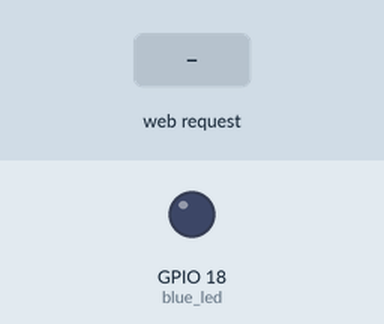
Recording of a program running on a simulated Raspberry Pi (BCM pin numbers). On the bench: output pins drawn as LEDs (lit = HIGH). Inputs (shaded band) come from the test bench. The clock reads 2024-03-15 10:24:30 at power-on unless the program sets it; what the program prints to the terminal is not drawn.

Above: at 1.2 s.
1.3 s: HTTP request for /on received
At 2.1 s:
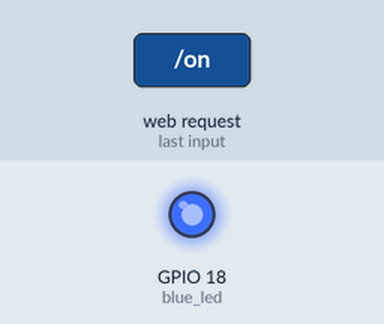
3.8 s: HTTP request for / received
5.3 s: HTTP request for /off received
Timing chart, 0 to 8.3 s (numbered marks = the images above; inputs shaded):
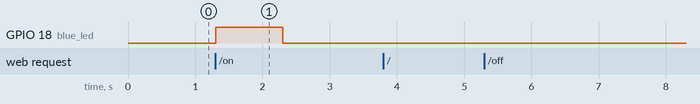

Measured:
- after the input at 1.3 s, GPIO 18 (blue_led): LOW → HIGH at once, → LOW 1.0 s later
- after the input at 3.8 s, every drawn part: stays the same
- after the input at 5.3 s, every drawn part: stays the same

The program:

app.py
```python
from flask import Flask, render_template
from gpiozero import LED
from time import sleep

app=Flask(__name__)

blue_led=LED(18)

@app.route('/')
@app.route('/off')
def off():
    blue_led.off()
    return render_template('off.html')

@app.route('/on')
def on():
    while True:
        blue_led.on()
        sleep(1)
        blue_led.off()
        sleep(1)
        return render_template('on.html')


if __name__=='__main__':
    app.run(debug=True)
```
